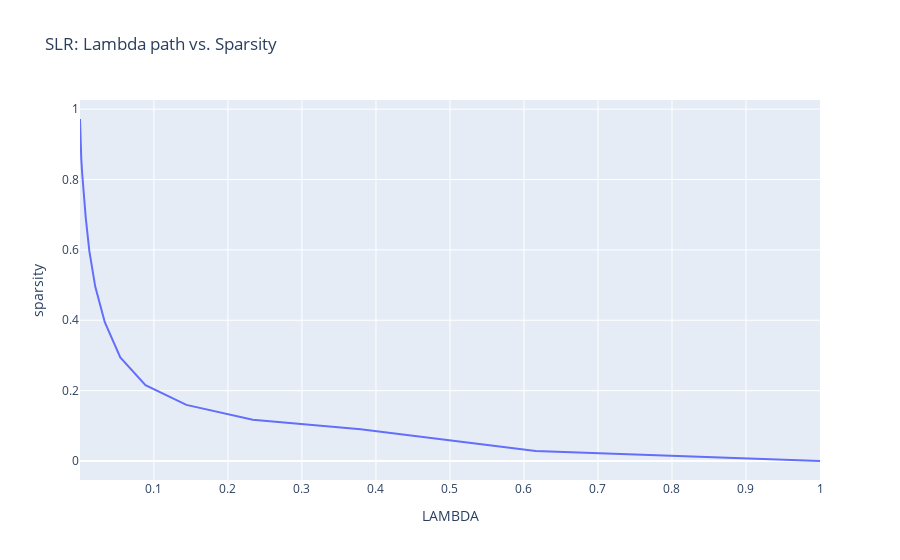

The notebook cell this image was saved under:
### Code cell
x = P_SGL_low.modelselect_stats['SP'][:, 0]
y = P_SGL_low.modelselect_stats['LAMBDA'][:, 0]

trace = go.Scatter(x=y.flatten(), y=x.flatten(), mode='lines')
data = [trace]

layout = go.Layout(title='SLR: Lambda path vs. Sparsity', xaxis_title='LAMBDA', yaxis_title='sparsity')
fig = go.Figure(data=data, layout=layout)
fig.show()

### Figure 1 — Plotly figure (JSON) as saved in the notebook; plotly's stock layout.template omitted (floating-point values rounded to 4 significant figures)
{"data": [{"mode": "lines", "type": "scatter", "x": [1, 0.6158, 0.3793, 0.2336, 0.1438, 0.08859, 0.05456, 0.0336, 0.02069, 0.01274, 0.007848, 0.004833, 0.002976, 0.001833, 0.001129, 0.0006952, 0.0004281, 0.0002637, 0.0001624, 0.0001], "y": [0, 0.02834, 0.0901, 0.1175, 0.1595, 0.2156, 0.2942, 0.3943, 0.4958, 0.5964, 0.6918, 0.761, 0.8192, 0.8585, 0.8942, 0.9204, 0.9382, 0.9505, 0.9622, 0.972]}], "layout": {"autosize": true, "title": {"text": "SLR: Lambda path vs. Sparsity"}, "xaxis": {"autorange": true, "range": [0.0001, 1], "title": {"text": "LAMBDA"}, "type": "linear"}, "yaxis": {"autorange": true, "range": [-0.054, 1.026], "title": {"text": "sparsity"}, "type": "linear"}}}
